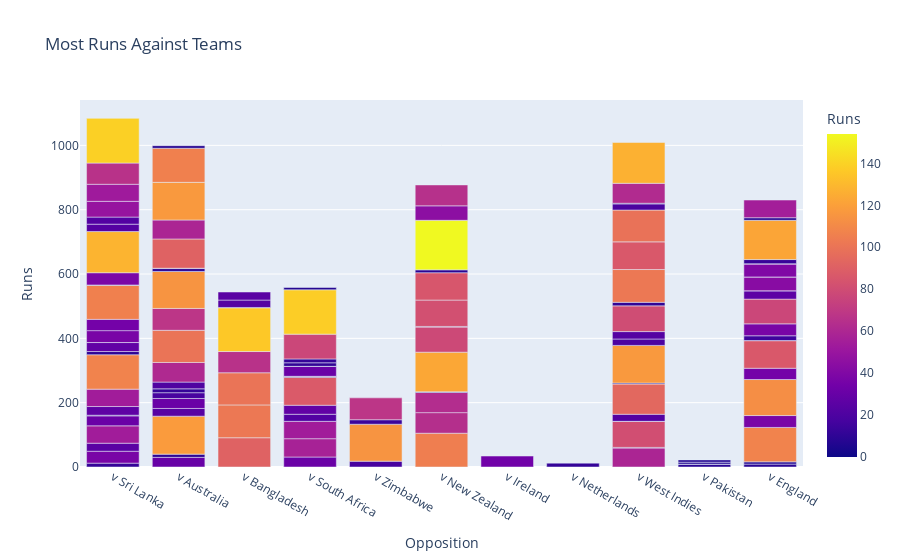

The notebook cell saved with this chart:
### Markdown cell above
#### So most of the time, Virat Kohli gets out by getting caught by the fielder or the keeper. 
#### Now let’s have a look at against which team Virat Kohli scored most of his runs:

### Code cell
figure = px.bar(data, x=data["Opposition"], y = data["Runs"], color = data["Runs"],
            title="Most Runs Against Teams")
figure.show()

### Figure 1 — Plotly figure (JSON) as saved in the notebook; plotly's stock layout.template omitted (floating-point values rounded to 4 significant figures; data arrays with more than 128 entries replaced by an {"elided": "..."} marker saying what was removed)
{"data": [{"alignmentgroup": "True", "hovertemplate": "Opposition=%{x}<br>Runs=%{marker.color}<extra></extra>", "legendgroup": "", "marker": {"color": {"elided": "132 int values"}, "coloraxis": "coloraxis", "pattern": {"shape": ""}}, "name": "", "offsetgroup": "", "orientation": "v", "showlegend": false, "textposition": "auto", "type": "bar", "x": {"elided": "132 str values"}, "xaxis": "x", "y": {"elided": "132 int values"}, "yaxis": "y"}], "layout": {"autosize": true, "barmode": "relative", "coloraxis": {"colorbar": {"title": {"text": "Runs"}}, "colorscale": [[0, "#0d0887"], [0.1111, "#46039f"], [0.2222, "#7201a8"], [0.3333, "#9c179e"], [0.4444, "#bd3786"], [0.5556, "#d8576b"], [0.6667, "#ed7953"], [0.7778, "#fb9f3a"], [0.8889, "#fdca26"], [1, "#f0f921"]]}, "legend": {"tracegroupgap": 0}, "title": {"text": "Most Runs Against Teams"}, "xaxis": {"anchor": "y", "autorange": true, "domain": [0, 1], "range": [-0.5, 10.5], "title": {"text": "Opposition"}, "type": "category"}, "yaxis": {"anchor": "x", "autorange": true, "domain": [0, 1], "range": [0, 1141.0], "title": {"text": "Runs"}, "type": "linear"}}}
